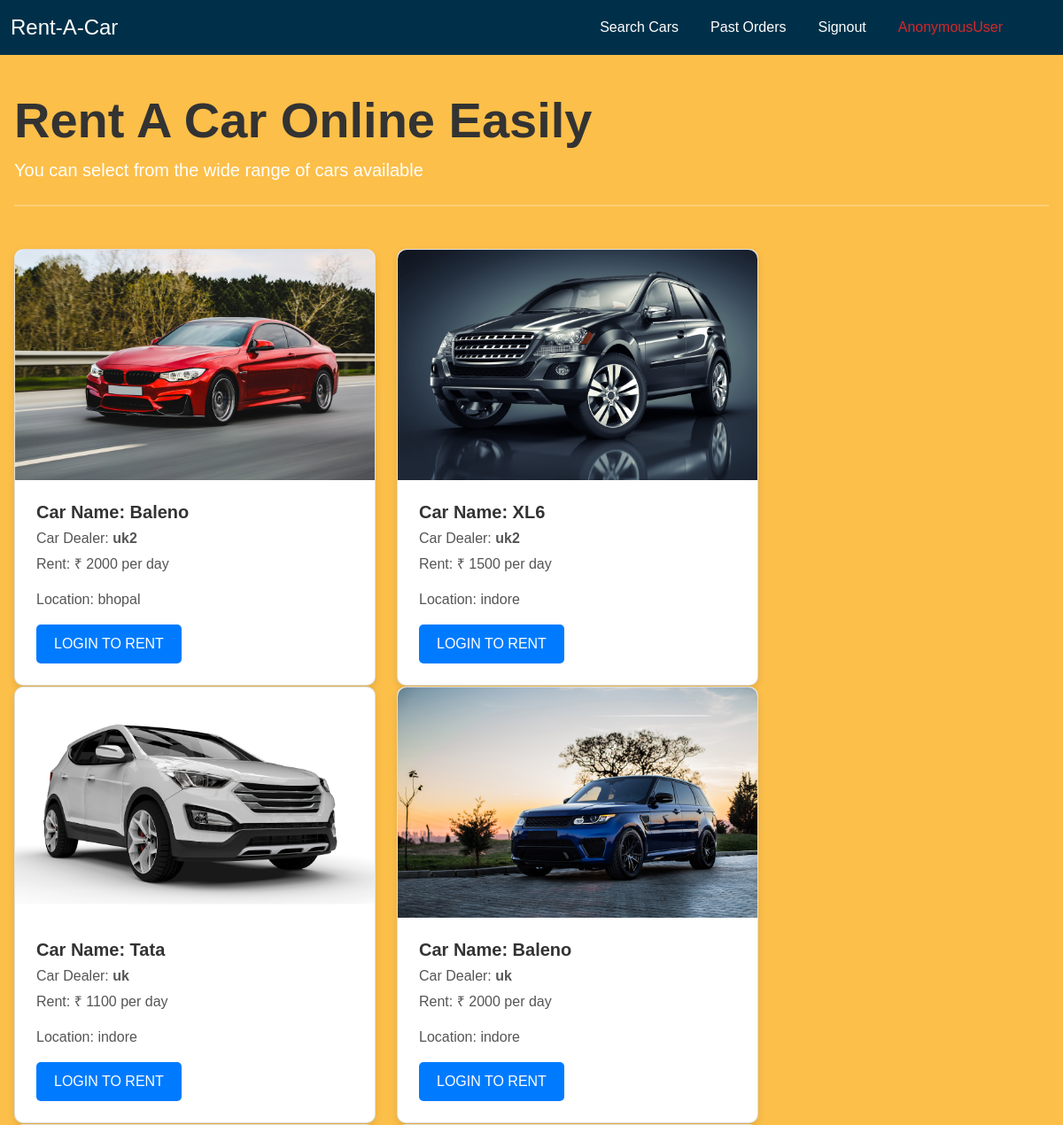
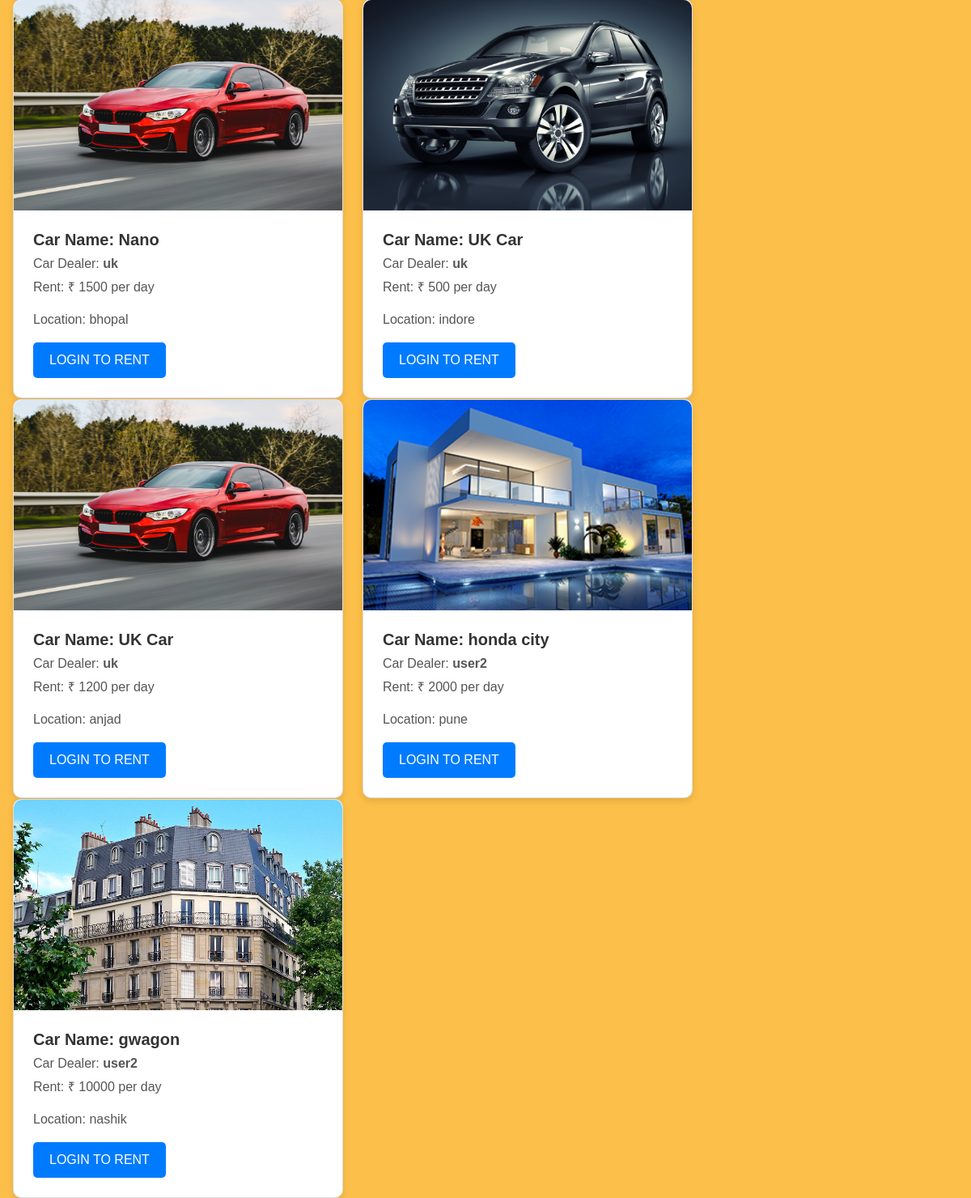
/home/, run on the app's committed database (2 pictures, top to bottom).
### home/models.py (models this page shows, shortened)
class Car(models.Model):
    name = models.CharField(max_length=50)
    image = models.ImageField(upload_to="")
    car_dealer = models.ForeignKey(CarDealer, on_delete=models.PROTECT)
    capacity = models.CharField(max_length=2)
    location = models.ForeignKey(Location, on_delete=models.SET_NULL, null=True)
    is_available = models.BooleanField(default=True)
    rent = models.CharField(max_length=10, blank=True)

class CarDealer(models.Model):
    car_dealer = models.OneToOneField(User, on_delete=models.CASCADE)
    phone = models.CharField(validators = [MinLengthValidator(10), MaxLengthValidator(10)], max_length = 10)
    location = models.ForeignKey(Location, on_delete=models.SET_NULL, null=True)
    earnings = models.IntegerField(default = 0)
    type = models.CharField(max_length = 20, blank = True)
    def __str__(self):
        return str(self.car_dealer)

class Location(models.Model):
    city = models.CharField(max_length = 50)

### home/views.py (the view)
# urls.py: path("home/", views.index2, name="index2"),
def index2(request):
    cars = Car.objects.all()
    return render(request,"index2.html",{'cars':cars})

### home/templates/index2.html (shortened to what this page needs)
{% extends "customerbase.html" %}
{% block body %}
<div class="container mt-4">
    <div>
        <h1 class="display-4">
            Rent A Car Online Easily
        </h1>
        <p style="color:white" class="lead">You can select from the wide range of cars available</p>
        <hr class="my-4">
    </div>
    <div class="row mt-4">
        {% for car in cars %}
            <div class="col-sm4 mt-4" style="width: 27rem; height: 20rem; margin-bottom: 150px;">
                <div class="card">
                    <img src="/media/{{car.image}}" alt="Car image cap " class="card-img-top" height="260px">
                    <div class="card-body">
                        <h5 class="car-title">Car Name: {{car.name}}</h5>
                        <h6 class="card-text">Car Dealer: <b>{{car.car_dealer}}</b></h6>
                        <p class="card-text">Rent: ₹ {{car.rent}} per day</p>
                        <p class="card-text">Location: {{car.location.city}}</p>
                        <a href="/customer_login/" class="btn btn-primary">Login to rent</a>
                    </div>
                </div>
            </div>
        {% endfor %}
    </div>
</div>
{% endblock body %}

### home/templates/customer_navbar.html (style rules this page uses)
body { font-family: Arial, Helvetica, sans-serif; }
* { box-sizing: border-box; }
hr { border: 1px solid white; margin-bottom: 25px; }
.container { padding: 16px; }

### home/templates/index2.html (style rules this page uses)
body { background-color: #fcbf49; }
.container { max-width: 1200px; }
.display-4 { font-weight: bold; color: #333; }
.lead { color: #666; }
.card { border-radius: 10px; box-shadow: 0 4px 8px rgba(0, 0, 0, 0.1); transition: all 0.3s ease; }
.card-img-top { border-radius: 10px 10px 0 0; object-fit: cover; }
.card-body { padding: 1.5rem; }
.car-title { font-size: 1.25rem; font-weight: bold; color: #333; }
.card-text { font-size: 1rem; color: #555; }
.btn-primary { background-color: #007bff; border: none; padding: 10px 20px; font-size: 1rem; text-transform: uppercase; border-radius: 5px; transition: background-color 0.3s ease; }

### data on the page
Car: image (picture), name "Baleno", car_dealer "uk2", rent "2000", location.city "bhopal"
Car: image (picture), name "XL6", car_dealer "uk2", rent "1500", location.city "indore"
Car: image (picture), name "Tata", car_dealer "uk", rent "1100", location.city "indore"
Car: image (picture), name "Baleno", car_dealer "uk", rent "2000", location.city "indore"
Car: image (picture), name "Nano", car_dealer "uk", rent "1500", location.city "bhopal"
Car: image (picture), name "UK Car", car_dealer "uk", rent "500", location.city "indore"
Car: image (picture), name "UK Car", car_dealer "uk", rent "1200", location.city "anjad"
Car: image (picture), name "honda city", car_dealer "user2", rent "2000", location.city "pune"
Car: image (picture), name "gwagon", car_dealer "user2", rent "10000", location.city "nashik"

### other printed values
{{ request.user }} "AnonymousUser"
